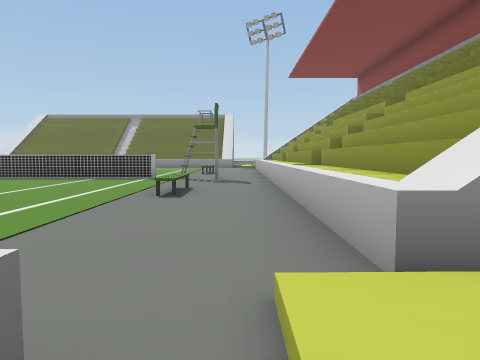
[1] (above)

16 first-person views from a walk through a scene from a Unity 3-D project. The camera is 1.2 m above the floor, tilts 4° down and sees 70° across. The floor is counted in squares, 2 m on a side. Each view is taken from the middle of a square. On the plan, view 1 faces up. The plan holds only what a view shows up to about 10 squares ahead; the rest is blank. The place goes on beyond the plan. Some surface patterns are stand-ins.

[2]
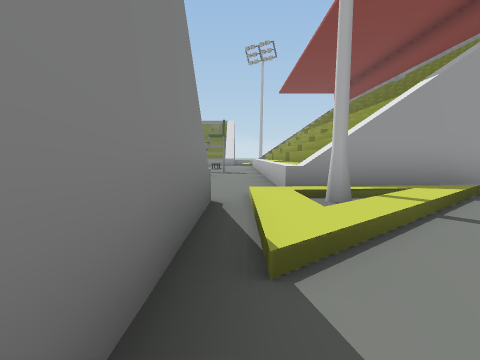

[3]
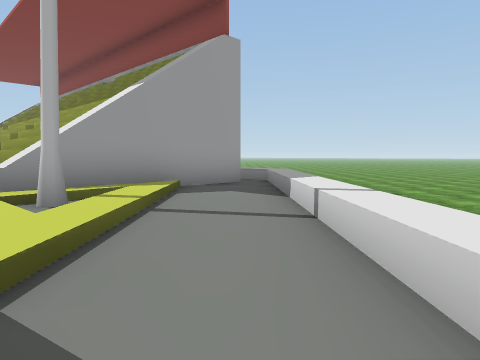

[4]
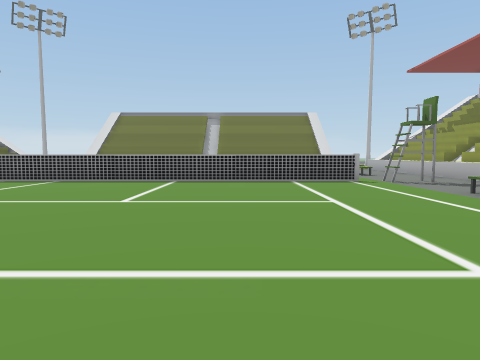

[5]
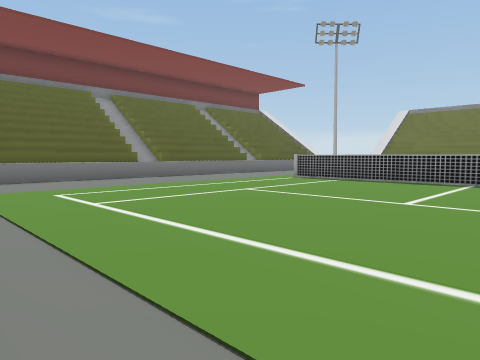

[6]
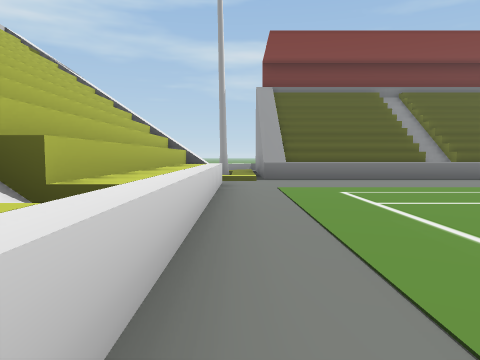

[7]
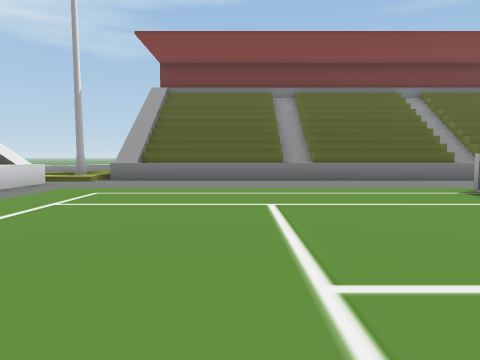

[8]
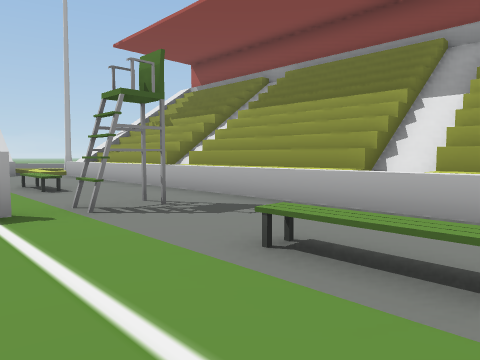

[9]
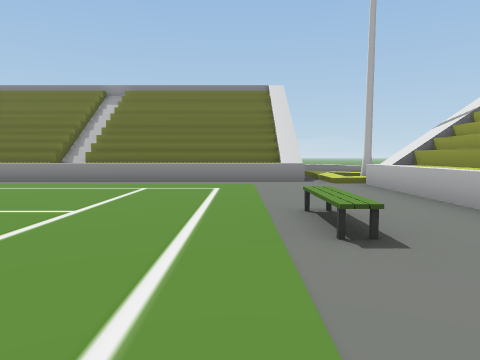

[10]
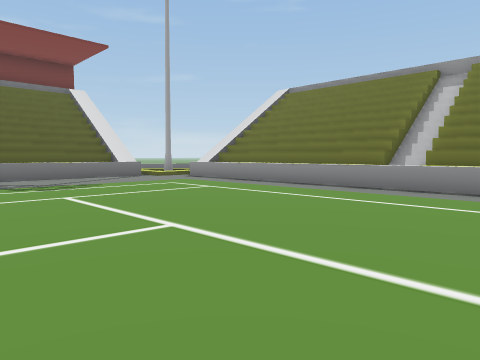

[11]
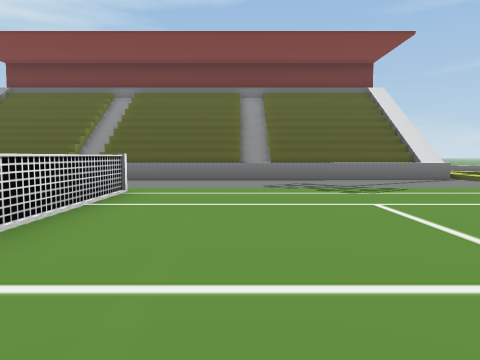

[12]
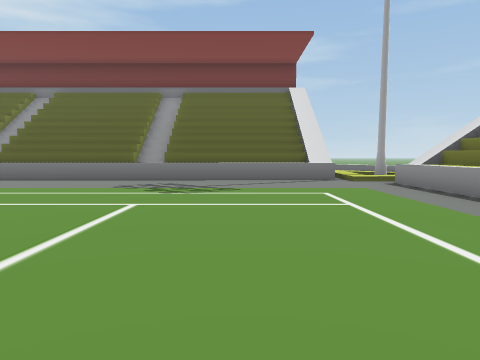

[13]
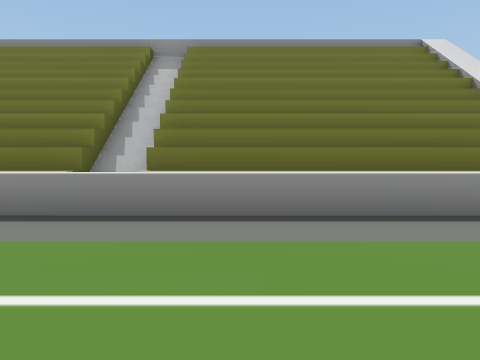

[14]
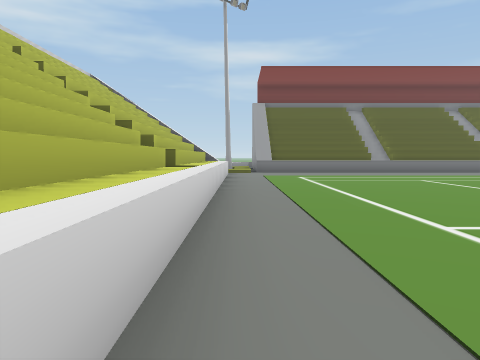

[15]
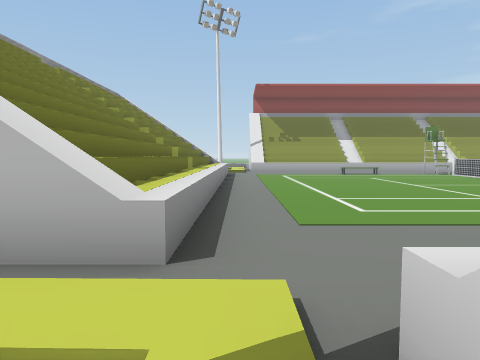

[16]
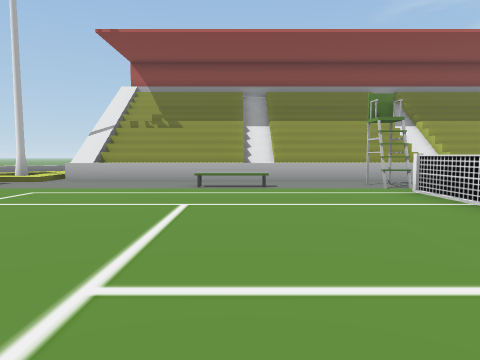

### Floor plan
Key: @ floor where view 1 was taken; # wall or solid block; . main floor; : floor 0.5 m higher than the main floor; / step, stairs or slope; = window, fence, low wall or low ledge; ^ raised ledge; v drop or lower ground; C chair.
Columns run from 15 left of view 1 to 8 right of it. Each row starts with its distance up from view 1.
 19   .############//
 18 #/.^^^^^^^^^^^^/#/
 17 //.............///
 16 #^..............^#
 15 #^..............^#
 14 #^..............^#
 13 #^............/.^#
 12 ^^............/.^#
 11 ^^..............^#
 10 #^..............^#
  9 #^...########.C.^#
  8 #^..............^#
  7 ^^..............^#
  6 #^............/.^#
  5 #^............/.^#
  4 #^..............^#
  3 #^..............^#
  2 #^..............^####.:
  1 //.............////../v
  0 //.^^^^^^^^^^^^@//../v v
 -1   .############//..=v vv
 -2               #//.=v vvv
 -3               #..=v  vvv
 -4                .=v

Where each view was taken, in squares from view 1:
view 1: 0 up, 0 right, facing up
view 2: 4 down, 0 right, facing up
view 3: 4 down, 0 right, facing up-right
view 4: 1 up, 5 left, facing up
view 5: 1 up, 5 left, facing up-left
view 6: 1 up, 5 left, facing left
view 7: 5 up, 5 left, facing left
view 8: 5 up, 3 left, facing up-right
view 9: 9 up, 2 left, facing up
view 10: 11 up, 4 left, facing up-left
view 11: 11 up, 5 left, facing left
view 12: 14 up, 5 left, facing left
view 13: 14 up, 5 left, facing up
view 14: 1 up, 1 left, facing left
view 15: 17 up, 15 left, facing right
view 16: 12 up, 8 left, facing right
